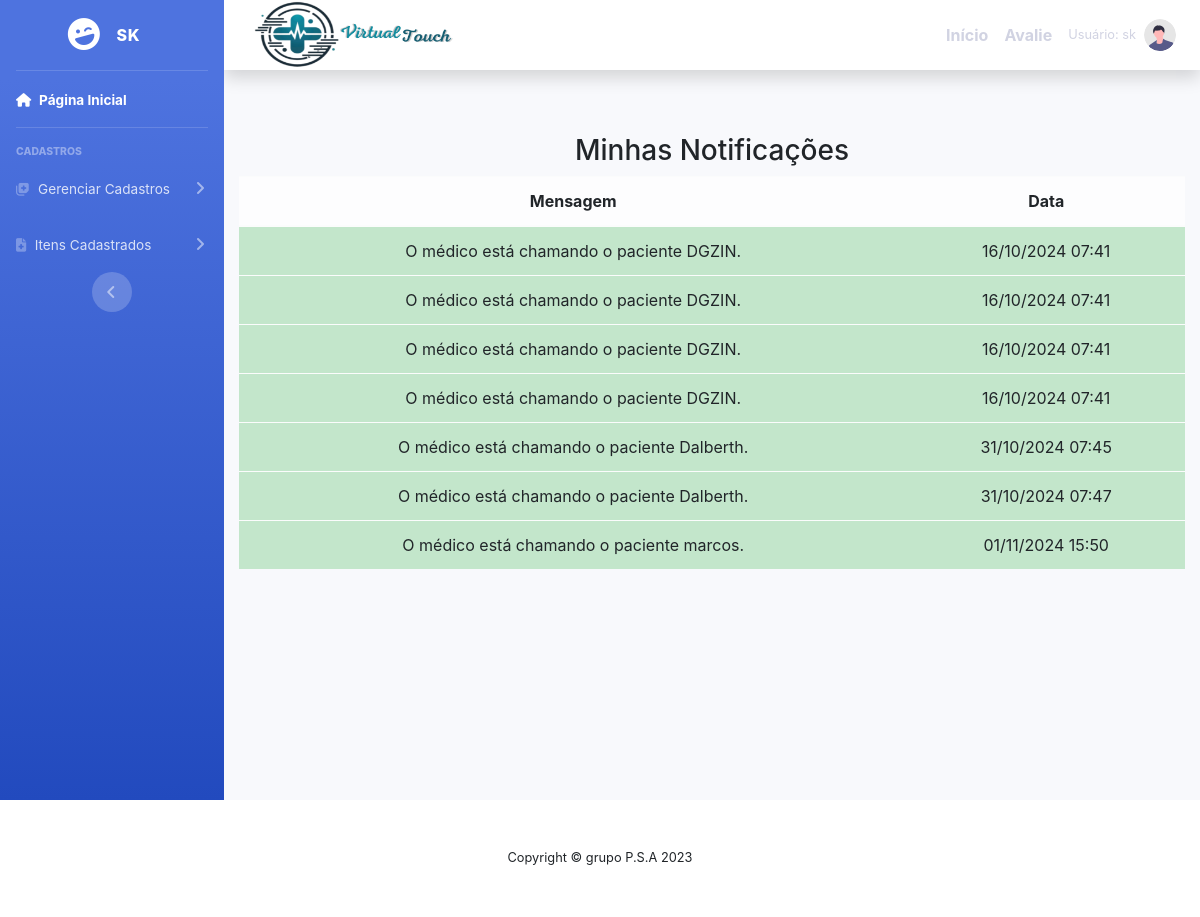
The app's page /listar/notificacao/ (signed in), older data.
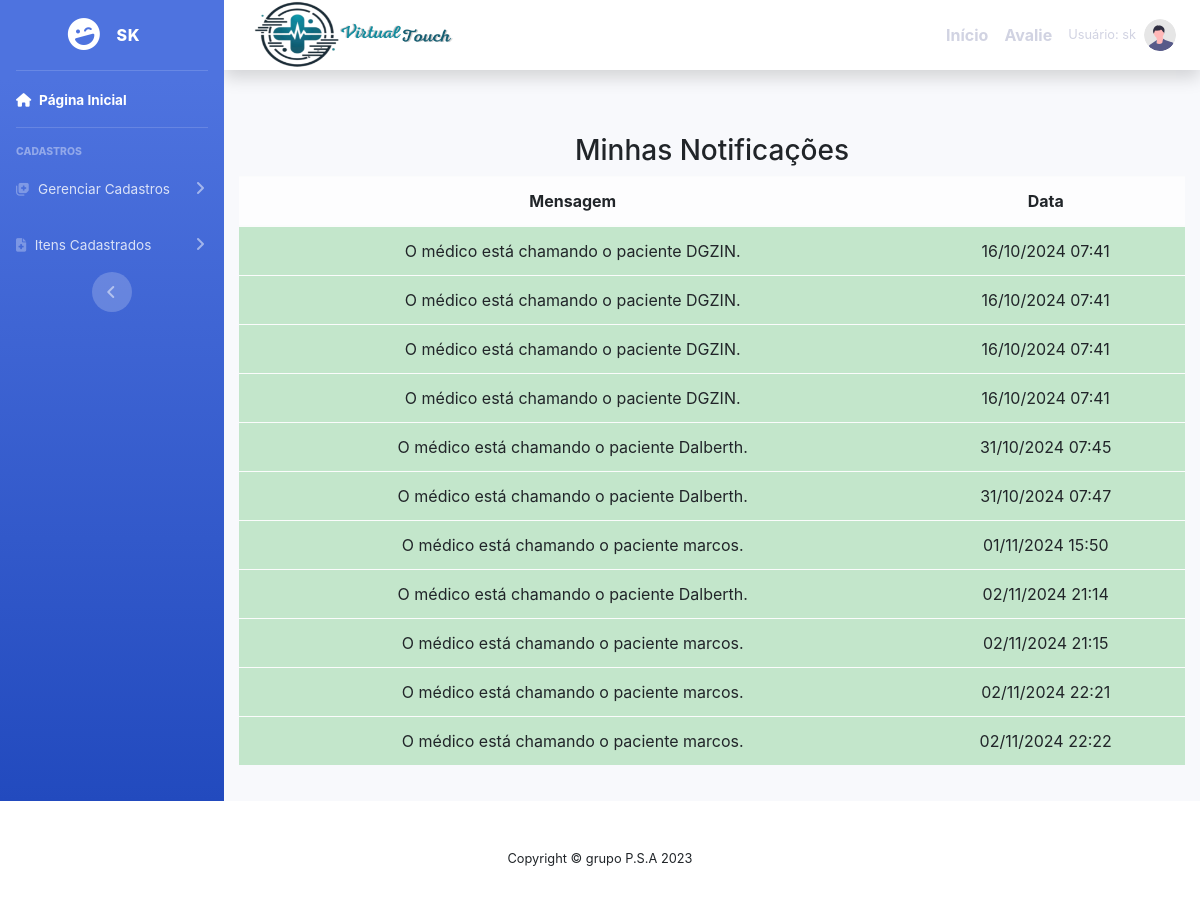
The same page, newer data.
### cadastros/models.py (models this page shows, shortened)
class Notificacao(models.Model):
    paciente = models.ForeignKey(User, on_delete=models.CASCADE)
    mensagem = models.CharField(max_length=255)
    data = models.DateTimeField(auto_now_add=True)

### cadastros/views.py (the view)
# urls.py: path('listar/notificacao/',NotificacaoList.as_view(),
class NotificacaoList(LoginRequiredMixin, ListView):
    model = Notificacao
    template_name = 'listas/notificacoes_paciente.html'
    context_object_name = 'notificacoes'
    def get_queryset(self):
        return Notificacao.objects.filter(paciente=self.request.user)

### paginas/templates/listas/notificacoes_paciente.html (shortened to what this page needs)
{% extends 'modelo.html' %}
{% block conteudo %}
    <div class="container">
        <h3>Minhas Notificações</h3>
        {% if not notificacoes %}
            <p>Você não tem notificações no momento.</p>
        {% else %}
            <div class="table-responsive">
                <table class="table table-light">
                    <thead>
                        <tr>
                            <th>Mensagem</th>
                            <th>Data</th>
                        </tr>
                    </thead>
                    <tbody>
                        {% for notificacao in notificacoes %}
                            <tr class="table-success">
                                <td>{{ notificacao.mensagem }}</td>
                                <td>{{ notificacao.data|date:"d/m/Y H:i" }}</td>
                            </tr>
                        {% empty %}
                            <tr>
                                <td colspan="2">Nenhuma notificação encontrada.</td>
                            </tr>
                        {% endfor %}
                    </tbody>
                </table>
            </div>
        {% endif %}
    </div>
{% endblock %}

Row changes from the older to the newer data that the page shows:
added Notificacao: mensagem "O médico está chamando o paciente Dalberth.", data "02/11/2024 21:14"
added Notificacao: mensagem "O médico está chamando o paciente marcos.", data "02/11/2024 21:15"
added Notificacao: mensagem "O médico está chamando o paciente marcos.", data "02/11/2024 22:21"
added Notificacao: mensagem "O médico está chamando o paciente marcos.", data "02/11/2024 22:22"
